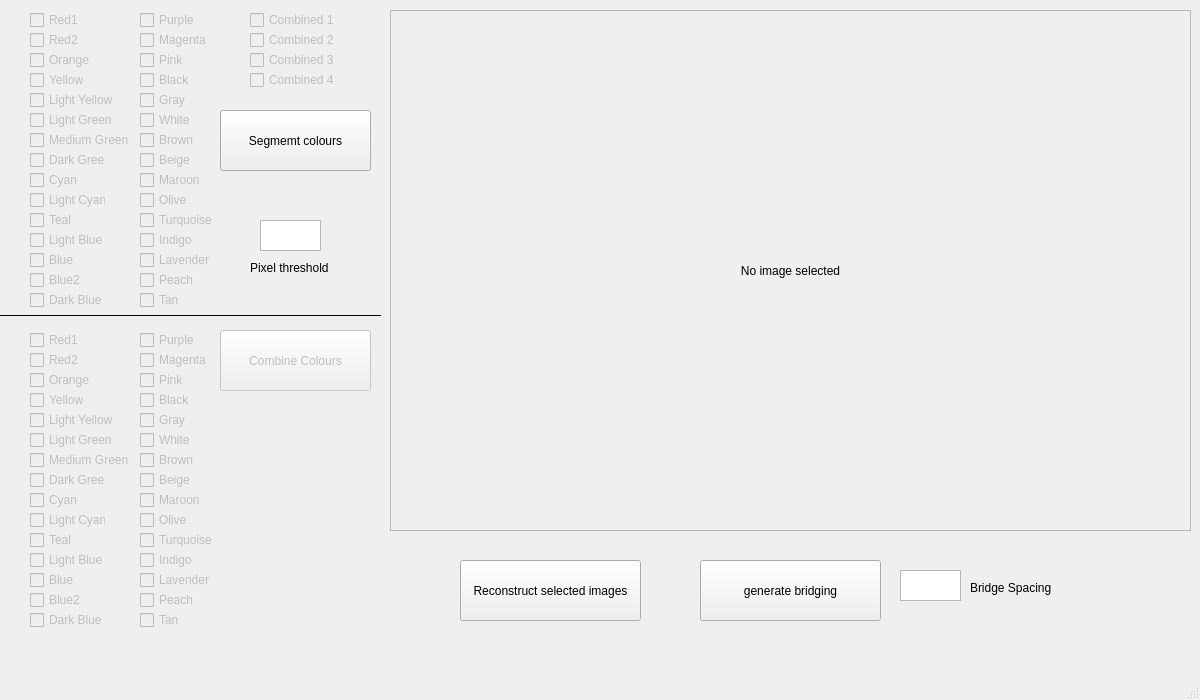
<?xml version="1.0" encoding="UTF-8"?>
<ui version="4.0">
 <class>MainWindow</class>
 <widget class="QMainWindow" name="MainWindow">
  <property name="geometry">
   <rect>
    <x>0</x>
    <y>0</y>
    <width>1200</width>
    <height>700</height>
   </rect>
  </property>
  <property name="windowTitle">
   <string>MainWindow</string>
  </property>
  <widget class="QWidget" name="centralwidget">
   <widget class="QPushButton" name="Auto">
    <property name="enabled">
     <bool>true</bool>
    </property>
    <property name="geometry">
     <rect>
      <x>220</x>
      <y>110</y>
      <width>151</width>
      <height>61</height>
     </rect>
    </property>
    <property name="text">
     <string>Segmemt colours</string>
    </property>
    <property name="flat">
     <bool>false</bool>
    </property>
   </widget>
   <widget class="QCheckBox" name="red1">
    <property name="enabled">
     <bool>false</bool>
    </property>
    <property name="geometry">
     <rect>
      <x>30</x>
      <y>10</y>
      <width>76</width>
      <height>20</height>
     </rect>
    </property>
    <property name="text">
     <string>Red1</string>
    </property>
   </widget>
   <widget class="QCheckBox" name="red2">
    <property name="enabled">
     <bool>false</bool>
    </property>
    <property name="geometry">
     <rect>
      <x>30</x>
      <y>30</y>
      <width>76</width>
      <height>20</height>
     </rect>
    </property>
    <property name="text">
     <string>Red2</string>
    </property>
   </widget>
   <widget class="QCheckBox" name="orange">
    <property name="enabled">
     <bool>false</bool>
    </property>
    <property name="geometry">
     <rect>
      <x>30</x>
      <y>50</y>
      <width>76</width>
      <height>20</height>
     </rect>
    </property>
    <property name="text">
     <string>Orange</string>
    </property>
   </widget>
   <widget class="QCheckBox" name="yellow">
    <property name="enabled">
     <bool>false</bool>
    </property>
    <property name="geometry">
     <rect>
      <x>30</x>
      <y>70</y>
      <width>76</width>
      <height>20</height>
     </rect>
    </property>
    <property name="text">
     <string>Yellow</string>
    </property>
   </widget>
   <widget class="QCheckBox" name="lGreen">
    <property name="enabled">
     <bool>false</bool>
    </property>
    <property name="geometry">
     <rect>
      <x>30</x>
      <y>110</y>
      <width>101</width>
      <height>20</height>
     </rect>
    </property>
    <property name="text">
     <string>Light Green</string>
    </property>
   </widget>
   <widget class="QCheckBox" name="dGreen">
    <property name="enabled">
     <bool>false</bool>
    </property>
    <property name="geometry">
     <rect>
      <x>30</x>
      <y>150</y>
      <width>76</width>
      <height>20</height>
     </rect>
    </property>
    <property name="text">
     <string>Dark Green</string>
    </property>
   </widget>
   <widget class="QCheckBox" name="cyan">
    <property name="enabled">
     <bool>false</bool>
    </property>
    <property name="geometry">
     <rect>
      <x>30</x>
      <y>170</y>
      <width>76</width>
      <height>20</height>
     </rect>
    </property>
    <property name="text">
     <string>Cyan</string>
    </property>
   </widget>
   <widget class="QCheckBox" name="teal">
    <property name="enabled">
     <bool>false</bool>
    </property>
    <property name="geometry">
     <rect>
      <x>30</x>
      <y>210</y>
      <width>76</width>
      <height>20</height>
     </rect>
    </property>
    <property name="text">
     <string>Teal</string>
    </property>
   </widget>
   <widget class="QCheckBox" name="green">
    <property name="enabled">
     <bool>false</bool>
    </property>
    <property name="geometry">
     <rect>
      <x>30</x>
      <y>130</y>
      <width>131</width>
      <height>20</height>
     </rect>
    </property>
    <property name="text">
     <string>Medium Green</string>
    </property>
   </widget>
   <widget class="QCheckBox" name="lBlue">
    <property name="enabled">
     <bool>false</bool>
    </property>
    <property name="geometry">
     <rect>
      <x>30</x>
      <y>230</y>
      <width>76</width>
      <height>20</height>
     </rect>
    </property>
    <property name="text">
     <string>Light Blue</string>
    </property>
   </widget>
   <widget class="QCheckBox" name="magenta">
    <property name="enabled">
     <bool>false</bool>
    </property>
    <property name="geometry">
     <rect>
      <x>140</x>
      <y>30</y>
      <width>76</width>
      <height>20</height>
     </rect>
    </property>
    <property name="text">
     <string>Magenta</string>
    </property>
   </widget>
   <widget class="QCheckBox" name="mBlue">
    <property name="enabled">
     <bool>false</bool>
    </property>
    <property name="geometry">
     <rect>
      <x>30</x>
      <y>250</y>
      <width>101</width>
      <height>20</height>
     </rect>
    </property>
    <property name="text">
     <string>Blue</string>
    </property>
   </widget>
   <widget class="QCheckBox" name="white">
    <property name="enabled">
     <bool>false</bool>
    </property>
    <property name="geometry">
     <rect>
      <x>140</x>
      <y>110</y>
      <width>76</width>
      <height>20</height>
     </rect>
    </property>
    <property name="text">
     <string>White</string>
    </property>
   </widget>
   <widget class="QCheckBox" name="gray">
    <property name="enabled">
     <bool>false</bool>
    </property>
    <property name="geometry">
     <rect>
      <x>140</x>
      <y>90</y>
      <width>76</width>
      <height>20</height>
     </rect>
    </property>
    <property name="text">
     <string>Gray</string>
    </property>
   </widget>
   <widget class="QCheckBox" name="purple">
    <property name="enabled">
     <bool>false</bool>
    </property>
    <property name="geometry">
     <rect>
      <x>140</x>
      <y>10</y>
      <width>76</width>
      <height>20</height>
     </rect>
    </property>
    <property name="text">
     <string>Purple</string>
    </property>
   </widget>
   <widget class="QCheckBox" name="dBlue">
    <property name="enabled">
     <bool>false</bool>
    </property>
    <property name="geometry">
     <rect>
      <x>30</x>
      <y>290</y>
      <width>76</width>
      <height>20</height>
     </rect>
    </property>
    <property name="text">
     <string>Dark Blue</string>
    </property>
   </widget>
   <widget class="QCheckBox" name="black">
    <property name="enabled">
     <bool>false</bool>
    </property>
    <property name="geometry">
     <rect>
      <x>140</x>
      <y>70</y>
      <width>76</width>
      <height>20</height>
     </rect>
    </property>
    <property name="text">
     <string>Black</string>
    </property>
   </widget>
   <widget class="QPushButton" name="reconstruct">
    <property name="enabled">
     <bool>true</bool>
    </property>
    <property name="geometry">
     <rect>
      <x>460</x>
      <y>560</y>
      <width>181</width>
      <height>61</height>
     </rect>
    </property>
    <property name="text">
     <string>Reconstruct selected images</string>
    </property>
    <property name="flat">
     <bool>false</bool>
    </property>
   </widget>
   <widget class="QPushButton" name="generate">
    <property name="enabled">
     <bool>true</bool>
    </property>
    <property name="geometry">
     <rect>
      <x>700</x>
      <y>560</y>
      <width>181</width>
      <height>61</height>
     </rect>
    </property>
    <property name="text">
     <string>generate bridging</string>
    </property>
    <property name="flat">
     <bool>false</bool>
    </property>
   </widget>
   <widget class="QCheckBox" name="light_yellow">
    <property name="enabled">
     <bool>false</bool>
    </property>
    <property name="geometry">
     <rect>
      <x>30</x>
      <y>90</y>
      <width>91</width>
      <height>20</height>
     </rect>
    </property>
    <property name="text">
     <string>Light Yellow</string>
    </property>
   </widget>
   <widget class="QCheckBox" name="light_cyan">
    <property name="enabled">
     <bool>false</bool>
    </property>
    <property name="geometry">
     <rect>
      <x>30</x>
      <y>190</y>
      <width>76</width>
      <height>20</height>
     </rect>
    </property>
    <property name="text">
     <string>Light Cyan</string>
    </property>
   </widget>
   <widget class="QCheckBox" name="blue2">
    <property name="enabled">
     <bool>false</bool>
    </property>
    <property name="geometry">
     <rect>
      <x>30</x>
      <y>270</y>
      <width>101</width>
      <height>20</height>
     </rect>
    </property>
    <property name="text">
     <string>Blue2</string>
    </property>
   </widget>
   <widget class="QCheckBox" name="pink">
    <property name="enabled">
     <bool>false</bool>
    </property>
    <property name="geometry">
     <rect>
      <x>140</x>
      <y>50</y>
      <width>76</width>
      <height>20</height>
     </rect>
    </property>
    <property name="text">
     <string>Pink</string>
    </property>
   </widget>
   <widget class="QCheckBox" name="brown">
    <property name="enabled">
     <bool>false</bool>
    </property>
    <property name="geometry">
     <rect>
      <x>140</x>
      <y>130</y>
      <width>76</width>
      <height>20</height>
     </rect>
    </property>
    <property name="text">
     <string>Brown</string>
    </property>
   </widget>
   <widget class="QCheckBox" name="beige">
    <property name="enabled">
     <bool>false</bool>
    </property>
    <property name="geometry">
     <rect>
      <x>140</x>
      <y>150</y>
      <width>76</width>
      <height>20</height>
     </rect>
    </property>
    <property name="text">
     <string>Beige</string>
    </property>
   </widget>
   <widget class="QCheckBox" name="maroon">
    <property name="enabled">
     <bool>false</bool>
    </property>
    <property name="geometry">
     <rect>
      <x>140</x>
      <y>170</y>
      <width>76</width>
      <height>20</height>
     </rect>
    </property>
    <property name="text">
     <string>Maroon</string>
    </property>
   </widget>
   <widget class="QCheckBox" name="olive">
    <property name="enabled">
     <bool>false</bool>
    </property>
    <property name="geometry">
     <rect>
      <x>140</x>
      <y>190</y>
      <width>76</width>
      <height>20</height>
     </rect>
    </property>
    <property name="text">
     <string>Olive</string>
    </property>
   </widget>
   <widget class="QCheckBox" name="turquoise">
    <property name="enabled">
     <bool>false</bool>
    </property>
    <property name="geometry">
     <rect>
      <x>140</x>
      <y>210</y>
      <width>81</width>
      <height>20</height>
     </rect>
    </property>
    <property name="text">
     <string>Turquoise</string>
    </property>
   </widget>
   <widget class="QCheckBox" name="indigo">
    <property name="enabled">
     <bool>false</bool>
    </property>
    <property name="geometry">
     <rect>
      <x>140</x>
      <y>230</y>
      <width>81</width>
      <height>20</height>
     </rect>
    </property>
    <property name="text">
     <string>Indigo</string>
    </property>
   </widget>
   <widget class="QCheckBox" name="lavender">
    <property name="enabled">
     <bool>false</bool>
    </property>
    <property name="geometry">
     <rect>
      <x>140</x>
      <y>250</y>
      <width>81</width>
      <height>20</height>
     </rect>
    </property>
    <property name="text">
     <string>Lavender</string>
    </property>
   </widget>
   <widget class="QCheckBox" name="peach">
    <property name="enabled">
     <bool>false</bool>
    </property>
    <property name="geometry">
     <rect>
      <x>140</x>
      <y>270</y>
      <width>81</width>
      <height>20</height>
     </rect>
    </property>
    <property name="text">
     <string>Peach</string>
    </property>
   </widget>
   <widget class="QCheckBox" name="tan">
    <property name="enabled">
     <bool>false</bool>
    </property>
    <property name="geometry">
     <rect>
      <x>140</x>
      <y>290</y>
      <width>81</width>
      <height>20</height>
     </rect>
    </property>
    <property name="text">
     <string>Tan</string>
    </property>
   </widget>
   <widget class="QPushButton" name="Combine">
    <property name="enabled">
     <bool>false</bool>
    </property>
    <property name="geometry">
     <rect>
      <x>220</x>
      <y>330</y>
      <width>151</width>
      <height>61</height>
     </rect>
    </property>
    <property name="text">
     <string>Combine Colours</string>
    </property>
    <property name="flat">
     <bool>false</bool>
    </property>
   </widget>
   <widget class="QCheckBox" name="light_cyan_2">
    <property name="enabled">
     <bool>false</bool>
    </property>
    <property name="geometry">
     <rect>
      <x>30</x>
      <y>510</y>
      <width>76</width>
      <height>20</height>
     </rect>
    </property>
    <property name="text">
     <string>Light Cyan</string>
    </property>
   </widget>
   <widget class="QCheckBox" name="black_2">
    <property name="enabled">
     <bool>false</bool>
    </property>
    <property name="geometry">
     <rect>
      <x>140</x>
      <y>390</y>
      <width>76</width>
      <height>20</height>
     </rect>
    </property>
    <property name="text">
     <string>Black</string>
    </property>
   </widget>
   <widget class="QCheckBox" name="olive_2">
    <property name="enabled">
     <bool>false</bool>
    </property>
    <property name="geometry">
     <rect>
      <x>140</x>
      <y>510</y>
      <width>76</width>
      <height>20</height>
     </rect>
    </property>
    <property name="text">
     <string>Olive</string>
    </property>
   </widget>
   <widget class="QCheckBox" name="beige_2">
    <property name="enabled">
     <bool>false</bool>
    </property>
    <property name="geometry">
     <rect>
      <x>140</x>
      <y>470</y>
      <width>76</width>
      <height>20</height>
     </rect>
    </property>
    <property name="text">
     <string>Beige</string>
    </property>
   </widget>
   <widget class="QCheckBox" name="teal_2">
    <property name="enabled">
     <bool>false</bool>
    </property>
    <property name="geometry">
     <rect>
      <x>30</x>
      <y>530</y>
      <width>76</width>
      <height>20</height>
     </rect>
    </property>
    <property name="text">
     <string>Teal</string>
    </property>
   </widget>
   <widget class="QCheckBox" name="tan_2">
    <property name="enabled">
     <bool>false</bool>
    </property>
    <property name="geometry">
     <rect>
      <x>140</x>
      <y>610</y>
      <width>81</width>
      <height>20</height>
     </rect>
    </property>
    <property name="text">
     <string>Tan</string>
    </property>
   </widget>
   <widget class="QCheckBox" name="maroon_2">
    <property name="enabled">
     <bool>false</bool>
    </property>
    <property name="geometry">
     <rect>
      <x>140</x>
      <y>490</y>
      <width>76</width>
      <height>20</height>
     </rect>
    </property>
    <property name="text">
     <string>Maroon</string>
    </property>
   </widget>
   <widget class="QCheckBox" name="turquoise_2">
    <property name="enabled">
     <bool>false</bool>
    </property>
    <property name="geometry">
     <rect>
      <x>140</x>
      <y>530</y>
      <width>81</width>
      <height>20</height>
     </rect>
    </property>
    <property name="text">
     <string>Turquoise</string>
    </property>
   </widget>
   <widget class="QCheckBox" name="red1_2">
    <property name="enabled">
     <bool>false</bool>
    </property>
    <property name="geometry">
     <rect>
      <x>30</x>
      <y>330</y>
      <width>76</width>
      <height>20</height>
     </rect>
    </property>
    <property name="text">
     <string>Red1</string>
    </property>
   </widget>
   <widget class="QCheckBox" name="lGreen_2">
    <property name="enabled">
     <bool>false</bool>
    </property>
    <property name="geometry">
     <rect>
      <x>30</x>
      <y>430</y>
      <width>101</width>
      <height>20</height>
     </rect>
    </property>
    <property name="text">
     <string>Light Green</string>
    </property>
   </widget>
   <widget class="QCheckBox" name="yellow_2">
    <property name="enabled">
     <bool>false</bool>
    </property>
    <property name="geometry">
     <rect>
      <x>30</x>
      <y>390</y>
      <width>76</width>
      <height>20</height>
     </rect>
    </property>
    <property name="text">
     <string>Yellow</string>
    </property>
   </widget>
   <widget class="QCheckBox" name="red2_2">
    <property name="enabled">
     <bool>false</bool>
    </property>
    <property name="geometry">
     <rect>
      <x>30</x>
      <y>350</y>
      <width>76</width>
      <height>20</height>
     </rect>
    </property>
    <property name="text">
     <string>Red2</string>
    </property>
   </widget>
   <widget class="QCheckBox" name="pink_2">
    <property name="enabled">
     <bool>false</bool>
    </property>
    <property name="geometry">
     <rect>
      <x>140</x>
      <y>370</y>
      <width>76</width>
      <height>20</height>
     </rect>
    </property>
    <property name="text">
     <string>Pink</string>
    </property>
   </widget>
   <widget class="QCheckBox" name="green_2">
    <property name="enabled">
     <bool>false</bool>
    </property>
    <property name="geometry">
     <rect>
      <x>30</x>
      <y>450</y>
      <width>131</width>
      <height>20</height>
     </rect>
    </property>
    <property name="text">
     <string>Medium Green</string>
    </property>
   </widget>
   <widget class="QCheckBox" name="cyan_2">
    <property name="enabled">
     <bool>false</bool>
    </property>
    <property name="geometry">
     <rect>
      <x>30</x>
      <y>490</y>
      <width>76</width>
      <height>20</height>
     </rect>
    </property>
    <property name="text">
     <string>Cyan</string>
    </property>
   </widget>
   <widget class="QCheckBox" name="white_2">
    <property name="enabled">
     <bool>false</bool>
    </property>
    <property name="geometry">
     <rect>
      <x>140</x>
      <y>430</y>
      <width>76</width>
      <height>20</height>
     </rect>
    </property>
    <property name="text">
     <string>White</string>
    </property>
   </widget>
   <widget class="QCheckBox" name="peach_2">
    <property name="enabled">
     <bool>false</bool>
    </property>
    <property name="geometry">
     <rect>
      <x>140</x>
      <y>590</y>
      <width>81</width>
      <height>20</height>
     </rect>
    </property>
    <property name="text">
     <string>Peach</string>
    </property>
   </widget>
   <widget class="QCheckBox" name="gray_2">
    <property name="enabled">
     <bool>false</bool>
    </property>
    <property name="geometry">
     <rect>
      <x>140</x>
      <y>410</y>
      <width>76</width>
      <height>20</height>
     </rect>
    </property>
    <property name="text">
     <string>Gray</string>
    </property>
   </widget>
   <widget class="QCheckBox" name="blue2_2">
    <property name="enabled">
     <bool>false</bool>
    </property>
    <property name="geometry">
     <rect>
      <x>30</x>
      <y>590</y>
      <width>101</width>
      <height>20</height>
     </rect>
    </property>
    <property name="text">
     <string>Blue2</string>
    </property>
   </widget>
   <widget class="QCheckBox" name="dBlue_2">
    <property name="enabled">
     <bool>false</bool>
    </property>
    <property name="geometry">
     <rect>
      <x>30</x>
      <y>610</y>
      <width>76</width>
      <height>20</height>
     </rect>
    </property>
    <property name="text">
     <string>Dark Blue</string>
    </property>
   </widget>
   <widget class="QCheckBox" name="dGreen_2">
    <property name="enabled">
     <bool>false</bool>
    </property>
    <property name="geometry">
     <rect>
      <x>30</x>
      <y>470</y>
      <width>76</width>
      <height>20</height>
     </rect>
    </property>
    <property name="text">
     <string>Dark Green</string>
    </property>
   </widget>
   <widget class="QCheckBox" name="purple_2">
    <property name="enabled">
     <bool>false</bool>
    </property>
    <property name="geometry">
     <rect>
      <x>140</x>
      <y>330</y>
      <width>76</width>
      <height>20</height>
     </rect>
    </property>
    <property name="text">
     <string>Purple</string>
    </property>
   </widget>
   <widget class="QCheckBox" name="orange_2">
    <property name="enabled">
     <bool>false</bool>
    </property>
    <property name="geometry">
     <rect>
      <x>30</x>
      <y>370</y>
      <width>76</width>
      <height>20</height>
     </rect>
    </property>
    <property name="text">
     <string>Orange</string>
    </property>
   </widget>
   <widget class="QCheckBox" name="brown_2">
    <property name="enabled">
     <bool>false</bool>
    </property>
    <property name="geometry">
     <rect>
      <x>140</x>
      <y>450</y>
      <width>76</width>
      <height>20</height>
     </rect>
    </property>
    <property name="text">
     <string>Brown</string>
    </property>
   </widget>
   <widget class="QCheckBox" name="lBlue_2">
    <property name="enabled">
     <bool>false</bool>
    </property>
    <property name="geometry">
     <rect>
      <x>30</x>
      <y>550</y>
      <width>76</width>
      <height>20</height>
     </rect>
    </property>
    <property name="text">
     <string>Light Blue</string>
    </property>
   </widget>
   <widget class="QCheckBox" name="indigo_2">
    <property name="enabled">
     <bool>false</bool>
    </property>
    <property name="geometry">
     <rect>
      <x>140</x>
      <y>550</y>
      <width>81</width>
      <height>20</height>
     </rect>
    </property>
    <property name="text">
     <string>Indigo</string>
    </property>
   </widget>
   <widget class="QCheckBox" name="lavender_2">
    <property name="enabled">
     <bool>false</bool>
    </property>
    <property name="geometry">
     <rect>
      <x>140</x>
      <y>570</y>
      <width>81</width>
      <height>20</height>
     </rect>
    </property>
    <property name="text">
     <string>Lavender</string>
    </property>
   </widget>
   <widget class="QCheckBox" name="light_yellow_2">
    <property name="enabled">
     <bool>false</bool>
    </property>
    <property name="geometry">
     <rect>
      <x>30</x>
      <y>410</y>
      <width>91</width>
      <height>20</height>
     </rect>
    </property>
    <property name="text">
     <string>Light Yellow</string>
    </property>
   </widget>
   <widget class="QCheckBox" name="mBlue_2">
    <property name="enabled">
     <bool>false</bool>
    </property>
    <property name="geometry">
     <rect>
      <x>30</x>
      <y>570</y>
      <width>101</width>
      <height>20</height>
     </rect>
    </property>
    <property name="text">
     <string>Blue</string>
    </property>
   </widget>
   <widget class="QCheckBox" name="magenta_2">
    <property name="enabled">
     <bool>false</bool>
    </property>
    <property name="geometry">
     <rect>
      <x>140</x>
      <y>350</y>
      <width>76</width>
      <height>20</height>
     </rect>
    </property>
    <property name="text">
     <string>Magenta</string>
    </property>
   </widget>
   <widget class="QCheckBox" name="combined_1">
    <property name="enabled">
     <bool>false</bool>
    </property>
    <property name="geometry">
     <rect>
      <x>250</x>
      <y>10</y>
      <width>111</width>
      <height>20</height>
     </rect>
    </property>
    <property name="text">
     <string>Combined 1</string>
    </property>
   </widget>
   <widget class="QCheckBox" name="combined_2">
    <property name="enabled">
     <bool>false</bool>
    </property>
    <property name="geometry">
     <rect>
      <x>250</x>
      <y>30</y>
      <width>111</width>
      <height>20</height>
     </rect>
    </property>
    <property name="text">
     <string>Combined 2</string>
    </property>
   </widget>
   <widget class="QCheckBox" name="combined_3">
    <property name="enabled">
     <bool>false</bool>
    </property>
    <property name="geometry">
     <rect>
      <x>250</x>
      <y>50</y>
      <width>111</width>
      <height>20</height>
     </rect>
    </property>
    <property name="text">
     <string>Combined 3</string>
    </property>
   </widget>
   <widget class="QCheckBox" name="combined_4">
    <property name="enabled">
     <bool>false</bool>
    </property>
    <property name="geometry">
     <rect>
      <x>250</x>
      <y>70</y>
      <width>111</width>
      <height>20</height>
     </rect>
    </property>
    <property name="text">
     <string>Combined 4</string>
    </property>
   </widget>
   <widget class="QFrame" name="edge_Frame">
    <property name="geometry">
     <rect>
      <x>390</x>
      <y>10</y>
      <width>801</width>
      <height>521</height>
     </rect>
    </property>
    <property name="minimumSize">
     <size>
      <width>0</width>
      <height>0</height>
     </size>
    </property>
    <property name="maximumSize">
     <size>
      <width>16777215</width>
      <height>16777215</height>
     </size>
    </property>
    <property name="frameShape">
     <enum>QFrame::StyledPanel</enum>
    </property>
    <property name="frameShadow">
     <enum>QFrame::Raised</enum>
    </property>
    <widget class="QLabel" name="imageLabel">
     <property name="geometry">
      <rect>
       <x>0</x>
       <y>0</y>
       <width>801</width>
       <height>521</height>
      </rect>
     </property>
     <property name="text">
      <string>No image selected</string>
     </property>
     <property name="alignment">
      <set>Qt::AlignCenter</set>
     </property>
    </widget>
   </widget>
   <widget class="Line" name="line">
    <property name="geometry">
     <rect>
      <x>0</x>
      <y>290</y>
      <width>381</width>
      <height>50</height>
     </rect>
    </property>
    <property name="frameShadow">
     <enum>QFrame::Plain</enum>
    </property>
    <property name="orientation">
     <enum>Qt::Horizontal</enum>
    </property>
   </widget>
   <widget class="QPlainTextEdit" name="pixelThresh">
    <property name="geometry">
     <rect>
      <x>260</x>
      <y>220</y>
      <width>61</width>
      <height>31</height>
     </rect>
    </property>
   </widget>
   <widget class="QLabel" name="label">
    <property name="geometry">
     <rect>
      <x>250</x>
      <y>260</y>
      <width>91</width>
      <height>16</height>
     </rect>
    </property>
    <property name="text">
     <string>Pixel threshold </string>
    </property>
   </widget>
   <widget class="QPlainTextEdit" name="bridge">
    <property name="geometry">
     <rect>
      <x>900</x>
      <y>570</y>
      <width>61</width>
      <height>31</height>
     </rect>
    </property>
   </widget>
   <widget class="QLabel" name="label_2">
    <property name="geometry">
     <rect>
      <x>970</x>
      <y>580</y>
      <width>131</width>
      <height>16</height>
     </rect>
    </property>
    <property name="text">
     <string>Bridge Spacing</string>
    </property>
   </widget>
  </widget>
  <widget class="QMenuBar" name="menubar">
   <property name="geometry">
    <rect>
     <x>0</x>
     <y>0</y>
     <width>1200</width>
     <height>22</height>
    </rect>
   </property>
  </widget>
  <widget class="QStatusBar" name="statusbar"/>
 </widget>
 <resources/>
 <connections/>
</ui>
